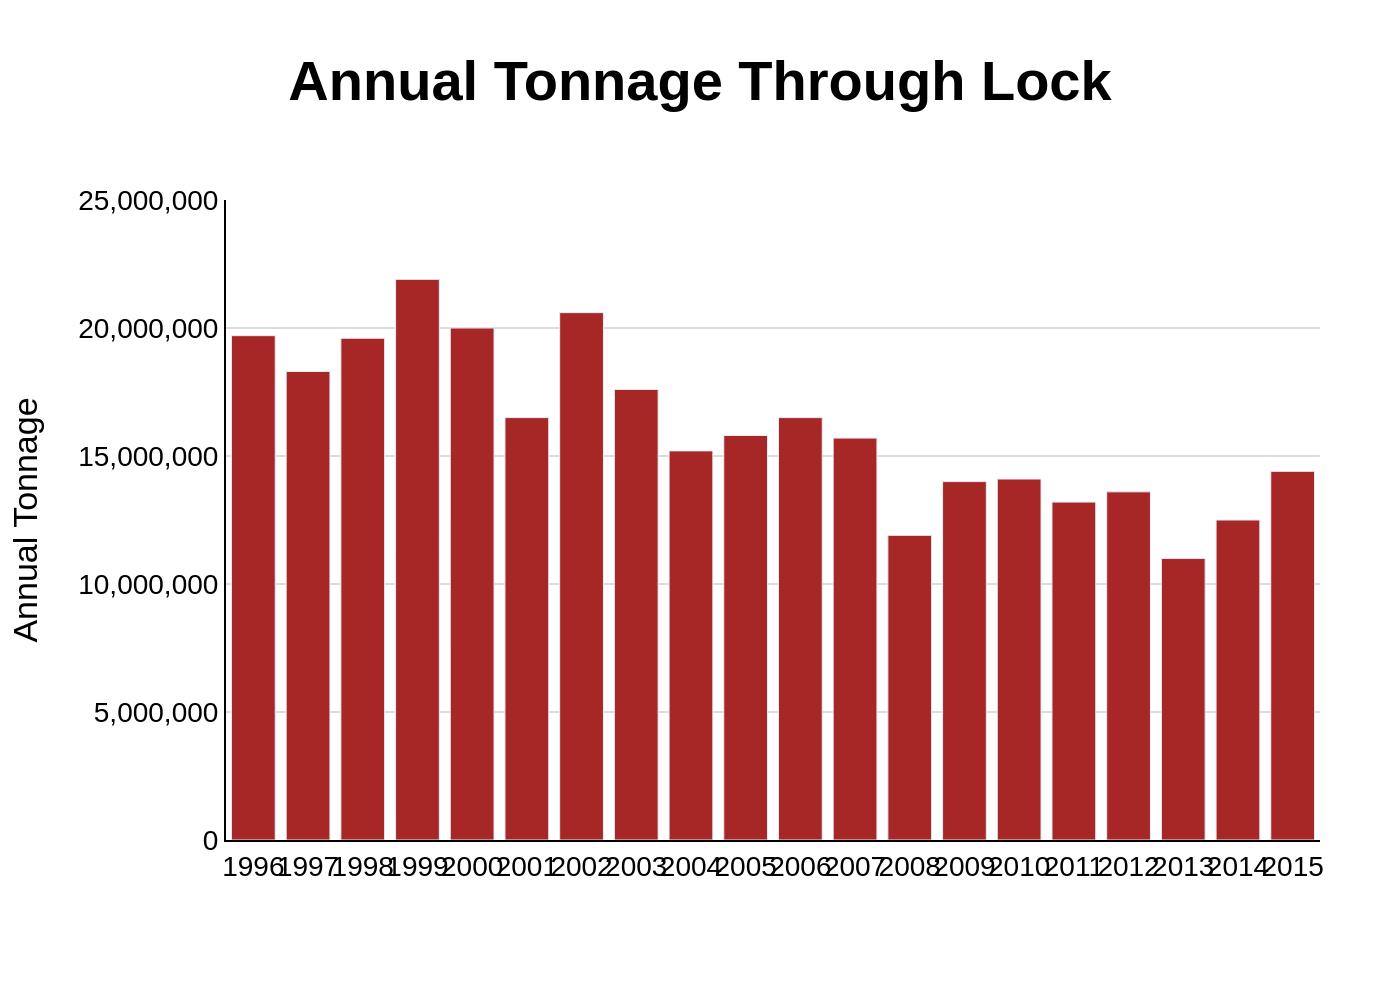

Recreate this plot in Python.
import sys
import json
import plotly.graph_objects as go

# Ensure a JSON file path is provided as a command-line argument
if len(sys.argv) != 2:
    print("Usage: python create_chart.py <path_to_json_file>")
    sys.exit(1)

json_path = sys.argv[1]

# Read and parse the JSON file
try:
    with open(json_path, 'r', encoding='utf-8') as f:
        chart_info = json.load(f)
except FileNotFoundError:
    print(f"Error: The file '{json_path}' was not found.")
    sys.exit(1)
except json.JSONDecodeError:
    print(f"Error: The file '{json_path}' is not a valid JSON file.")
    sys.exit(1)

# Extract data and texts from the JSON object
chart_data = chart_info.get('chart_data', [])
texts = chart_info.get('texts', {})
colors = chart_info.get('colors', [])

# Prepare data for Plotly traces
categories = [item['category'] for item in chart_data]
values = [item['value'] for item in chart_data]

# Initialize the figure
fig = go.Figure()

# Add the bar trace
fig.add_trace(go.Bar(
    x=categories,
    y=values,
    marker_color=colors[0] if colors else '#A72727',
    showlegend=False
))

# Configure the layout of the chart
fig.update_layout(
    title_text=f"<b>{texts.get('title', '')}</b>" if texts.get('title') else None,
    title_x=0.5,
    title_font_size=28,
    yaxis_title_text=texts.get('y_axis_title'),
    font=dict(
        family="Arial",
        size=14,
        color="black"
    ),
    plot_bgcolor='white',
    paper_bgcolor='white',
    bargap=0.2,
    xaxis=dict(
        showline=True,
        linewidth=1,
        linecolor='black',
        tickmode='array',
        tickvals=categories,
        tickangle=0
    ),
    yaxis=dict(
        range=[0, 25000000],
        showline=True,
        linewidth=1,
        linecolor='black',
        gridcolor='#DCDCDC',
        tickformat=',.0f'
    ),
    margin=dict(l=90, r=40, t=100, b=80)
)

# Determine the output filename from the input JSON path
output_filename_base = json_path.rsplit('.', 1)[0]
output_filename = f"{output_filename_base}.png"

# Write the figure to a PNG image file
fig.write_image(output_filename, scale=2)

print(f"Chart saved to {output_filename}")
